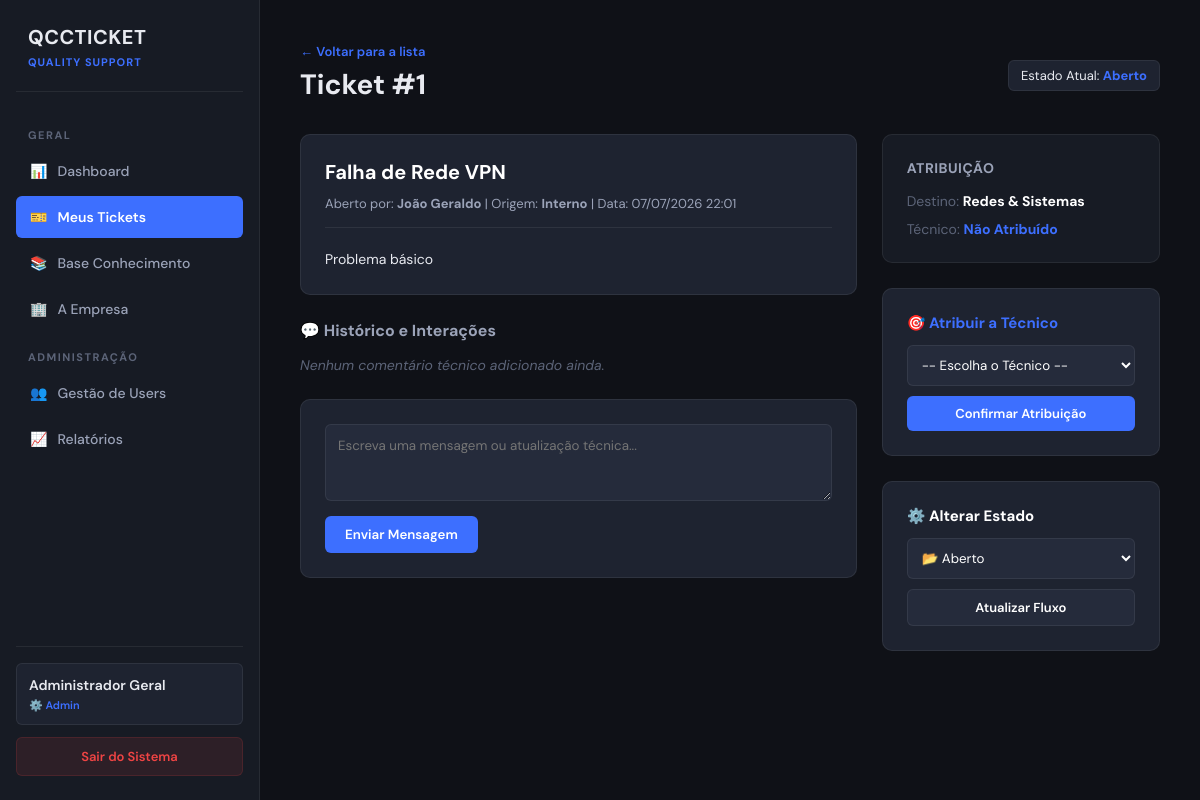
The app's page /ticket_detalhes.php?id=1 (signed in) with its own data.
### tables this page shows
CREATE TABLE `tickets` (
  `id` int(11) NOT NULL,
  `titulo` varchar(150) NOT NULL,
  `descricao` text NOT NULL,
  `prioridade` enum('Alta','Média','Baixa') NOT NULL,
  `estado` enum('Aberto','Em Progresso','Aguardando Utilizador','Reencaminhado','Resolvido','Fechado') DEFAULT 'Aberto',
  `anexo` varchar(255) DEFAULT NULL,
  `id_criador` int(11) NOT NULL,
  `id_operacao` int(11) DEFAULT NULL,
  `id_area_destino` int(11) NOT NULL,
  `id_operacao_origem` int(11) DEFAULT NULL,
  `id_tecnico_atribuido` int(11) DEFAULT NULL,
  `data_criacao` timestamp NOT NULL DEFAULT current_timestamp(),
  `data_limite_sla` datetime NOT NULL,
  `data_resolucao` datetime DEFAULT NULL
);

CREATE TABLE `utilizadores` (
  `id` int(11) NOT NULL,
  `nome` varchar(100) NOT NULL,
  `email` varchar(100) DEFAULT NULL,
  `username` varchar(50) NOT NULL,
  `password_hash` varchar(255) NOT NULL,
  `perfil` enum('Admin','Diretor Geral','Responsavel','Tecnico','Comum','Cliente') NOT NULL,
  `id_area` int(11) DEFAULT NULL,
  `id_operacao` int(11) DEFAULT NULL,
  `estado` enum('Ativo','Inativo') DEFAULT 'Ativo',
  `ultimo_acesso` datetime DEFAULT NULL,
  `data_criacao` timestamp NOT NULL DEFAULT current_timestamp()
);

CREATE TABLE `areas` (
  `id` int(11) NOT NULL,
  `nome` varchar(100) NOT NULL,
  `data_criacao` timestamp NOT NULL DEFAULT current_timestamp()
);

### ticket_detalhes.php (the view, shortened to what this page needs)
<?php
require_once 'conexao.php';
$nome_usuario = $_SESSION['nome'];
$perfil_usuario = $_SESSION['perfil'];
$ticket_id = isset($_GET['id']) ? (int)$_GET['id'] : 0;
$query_ticket = "
    SELECT t.*,
           u.nome AS nome_criador,
           a.nome AS nome_area,
           o.nome AS nome_operacao,
           tec.nome AS nome_tecnico
    FROM tickets t
    LEFT JOIN utilizadores u ON t.id_criador = u.id
    LEFT JOIN areas a ON t.id_area_destino = a.id
    LEFT JOIN operacoes o ON t.id_operacao_origem = o.id
    LEFT JOIN utilizadores tec ON t.id_tecnico_atribuido = tec.id
    WHERE t.id = ?
";
$stmt = $pdo->prepare($query_ticket);
$stmt->execute([$ticket_id]);
$ticket = $stmt->fetch(PDO::FETCH_ASSOC);
$stmt_comentarios = $pdo->prepare("
    SELECT c.*, u.nome AS nome_autor, u.perfil AS perfil_autor
    FROM comentarios c
    JOIN utilizadores u ON c.id_utilizador = u.id
    WHERE c.id_ticket = ?
    ORDER BY c.id ASC
");
$stmt_comentarios->execute([$ticket_id]);
$lista_comentarios = $stmt_comentarios->fetchAll(PDO::FETCH_ASSOC);
?>
<!DOCTYPE html>
<html lang="pt-PT">
<head>
    <link rel="stylesheet" href="style.css">
</head>
<body>
    <div class="app-layout">
        <div id="sidebar">
            <div class="sidebar-brand"><h3>QCCTICKET</h3><span>Quality Support</span></div>
            <div class="nav-section-title">Geral</div>
            <a href="index.php" class="nav-item">📊 <span>Dashboard</span></a>
            <a href="tickets_lista.php" class="nav-item active">🎫 <span>Meus Tickets</span></a>
            <a href="kb_lista.php" class="nav-item">📚 <span>Base Conhecimento</span></a>
            <a href="empresa.php" class="nav-item">🏢 <span>A Empresa</span></a>
            <?php if ($perfil_usuario === 'Admin'): ?>
                <div class="nav-section-title">Administração</div>
                <a href="usuarios_lista.php" class="nav-item">👥 <span>Gestão de Users</span></a>
                <a href="relatorios.php" class="nav-item">📈 <span>Relatórios</span></a>
            <?php endif; ?>
            <div class="sidebar-footer">
                <div class="user-badge">
                    <div style="font-size: 14px; font-weight: 600; overflow: hidden; text-overflow: ellipsis; white-space: nowrap;"><?php echo htmlspecialchars($nome_usuario); ?></div>
                    <div style="font-size: 11px; color: var(--accent); font-weight: 600; margin-top: 4px;">⚙️ <?php echo htmlspecialchars($perfil_usuario); ?></div>
                </div>
                <a href="logout.php" class="btn-danger">Sair do Sistema</a>
            </div>
        </div>
        <div id="main-content">
            <div class="page-header" style="display: flex; justify-content: space-between; align-items: center; margin-bottom: 25px;">
                <div>
                    <a href="tickets_lista.php" style="color: var(--accent); text-decoration: none; font-size: 13px; font-weight: 600;">← Voltar para a lista</a>
                    <h1 style="margin-top: 5px;">Ticket #<?php echo $ticket['id']; ?></h1>
                </div>
                <div>
                    <span style="padding: 6px 12px; background: var(--bg-card); border: 1px solid var(--border); border-radius: var(--radius-sm); font-size: 13px;">
                        Estado Atual: <b style="color: var(--accent);"><?php echo $ticket['estado']; ?></b>
                    </span>
                </div>
            </div>
            <div style="display: grid; grid-template-columns: 2fr 1fr; gap: 25px; align-items: start;">
                <div>
                    <div class="card" style="margin-bottom: 25px;">
                        <h2 style="font-size: 20px; color: #fff; margin-bottom: 10px;"><?php echo htmlspecialchars($ticket['titulo']); ?></h2>
                        <div style="font-size: 13px; color: var(--text-secondary); margin-bottom: 20px; padding-bottom: 15px; border-bottom: 1px solid var(--border);">
                            Aberto por: <b><?php echo htmlspecialchars($ticket['nome_criador']); ?></b> |
                            Origem: <b><?php echo $ticket['nome_operacao'] ? htmlspecialchars($ticket['nome_operacao']) : 'Interno'; ?></b> |
                            Data: <?php echo date('d/m/Y H:i', strtotime($ticket['data_criacao'])); ?>
                        </div>
                        <p style="color: var(--text-primary); font-size: 14px; line-height: 1.6; white-space: pre-line;"><?php echo htmlspecialchars($ticket['descricao']); ?></p>
                    </div>
                    <h3 style="font-size: 16px; margin-bottom: 15px; color: var(--text-secondary);">💬 Histórico e Interações</h3>
                    <div style="display: flex; flex-direction: column; gap: 15px; margin-bottom: 25px;">
                        <?php if (empty($lista_comentarios)): ?>
                            <p style="color: var(--text-muted); font-size: 14px; font-style: italic;">Nenhum comentário técnico adicionado ainda.</p>
                        <?php endif; ?>
                    </div>
                    <div class="card">
                        <form action="ticket_detalhes.php?id=<?php echo $ticket_id; ?>" method="POST">
                            <textarea name="comentario" required placeholder="Escreva uma mensagem ou atualização técnica..." rows="3" style="width:100%; padding: 12px; background: var(--bg-input); border: 1px solid var(--border); color:#fff; border-radius:var(--radius-sm); resize: vertical; margin-bottom: 10px; font-family: inherit;"></textarea>
                            <button type="submit" name="btn_comentar" style="padding: 10px 20px; background: var(--accent); border:none; color:white; border-radius:var(--radius-sm); cursor:pointer; font-weight:600;">Enviar Mensagem</button>
                        </form>
                    </div>
                </div>
                <div style="display: flex; flex-direction: column; gap: 25px;">
                    <div class="card" style="background: var(--bg-sidebar);">
                        <h3 style="font-size: 14px; color: var(--text-secondary); text-transform: uppercase; margin-bottom: 15px; letter-spacing: 0.5px;">Atribuição</h3>
                        <div style="font-size: 14px; margin-bottom: 10px;">
                            <span style="color: var(--text-muted);">Destino:</span> <b style="color: #fff;"><?php echo htmlspecialchars($ticket['nome_area']); ?></b>
                        </div>
                        <div style="font-size: 14px;">
                            <span style="color: var(--text-muted);">Técnico:</span>
                            <b style="color: var(--accent);"><?php echo $ticket['nome_tecnico'] ? htmlspecialchars($ticket['nome_tecnico']) : 'Não Atribuído'; ?></b>
                        </div>
                    </div>
                    <?php if (in_array($perfil_usuario, ['Admin', 'Responsavel'])): ?>
                        <div class="card">
                            <h3 style="font-size: 15px; color: var(--accent); margin-bottom: 12px;">🎯 Atribuir a Técnico</h3>
                            <form action="ticket_detalhes.php?id=<?php echo $ticket_id; ?>" method="POST" style="display: flex; flex-direction: column; gap: 10px;">
                                <select name="id_tecnico" required style="width:100%; padding: 10px; background: var(--bg-input); border: 1px solid var(--border); color:#fff; border-radius:var(--radius-sm);">
                                    <option value="">-- Escolha o Técnico --</option>
                                </select>
                                <button type="submit" name="btn_atribuir" style="padding: 9px; background: var(--accent); border:none; color:white; border-radius:var(--radius-sm); cursor:pointer; font-weight:600; font-size:13px;">Confirmar Atribuição</button>
                            </form>
                        </div>
                    <?php endif; ?>
                    <?php if (in_array($perfil_usuario, ['Admin', 'Responsavel', 'Tecnico'])): ?>
                        <div class="card">
                            <h3 style="font-size: 15px; color: #fff; margin-bottom: 12px;">⚙️ Alterar Estado</h3>
                            <form action="ticket_detalhes.php?id=<?php echo $ticket_id; ?>" method="POST" style="display: flex; flex-direction: column; gap: 10px;">
                                <select name="novo_estado" style="width:100%; padding: 10px; background: var(--bg-input); border: 1px solid var(--border); color:#fff; border-radius:var(--radius-sm);">
                                    <option value="Aberto" <?php echo $ticket['estado'] === 'Aberto' ? 'selected' : ''; ?>>📂 Aberto</option>
                                </select>
                                <button type="submit" name="btn_alterar_estado" style="padding: 9px; background: var(--bg-input); border:1px solid var(--border); color:white; border-radius:var(--radius-sm); cursor:pointer; font-weight:600; font-size:13px;">Atualizar Fluxo</button>
                            </form>
                        </div>
                    <?php endif; ?>
                </div>
            </div>
        </div>
    </div>
</body>
</html>

### style.css (style rules this page uses)
:root { --bg-main: #0f1117; --bg-sidebar: #171b24; --bg-card: #1e2330; --bg-input: #252b3b; --border: rgba(255, 255, 255, 0.07); --border-hover: rgba(255, 255, 255, 0.12); --text-primary: #e8eaf0; --text-secondary: #9ba3b8; --text-muted: #5c6478; --accent: #3d6fff; --accent-hover: #2854cc; --green: #22c55e; --amber: #f59e0b; --red: #ef4444; --radius-lg: 10px; --radius-sm: 6px; --transition: all 0.2s ease-in-out; }
* { box-sizing: border-box; margin: 0; padding: 0; font-family: 'DM Sans', sans-serif; }
body { background-color: var(--bg-main); color: var(--text-primary); min-height: 100vh; display: flex; }
.app-layout { display: flex; width: 100%; min-height: 100vh; }
#sidebar { width: 260px; min-width: 260px; max-width: 260px; background-color: var(--bg-sidebar); border-right: 1px solid var(--border); display: flex; flex-direction: column; padding: 24px 16px; height: 100vh; position: fixed; top: 0; left: 0; z-index: 100; }
.sidebar-brand { padding: 0 12px 20px 12px; border-bottom: 1px solid var(--border); margin-bottom: 20px; }
.sidebar-brand h3 { color: var(--text-primary); font-size: 20px; font-weight: 700; letter-spacing: 0.5px; }
.sidebar-brand span { color: var(--accent); font-size: 11px; text-transform: uppercase; font-weight: 700; letter-spacing: 1px; }
.nav-section-title { font-size: 11px; text-transform: uppercase; color: var(--text-muted); font-weight: 700; letter-spacing: 1.5px; padding: 0 12px; margin: 16px 0 8px 0; }
.nav-item { display: flex; align-items: center; padding: 12px 14px; color: var(--text-secondary); text-decoration: none; font-size: 14px; font-weight: 500; border-radius: var(--radius-sm); margin-bottom: 4px; transition: var(--transition); }
.nav-item span { margin-left: 10px; }
.nav-item.active { background-color: var(--accent); color: #fff; font-weight: 600; }
.sidebar-footer { margin-top: auto; padding-top: 16px; border-top: 1px solid var(--border); }
.user-badge { padding: 12px; background: var(--bg-card); border-radius: var(--radius-sm); margin-bottom: 12px; border: 1px solid var(--border); }
#main-content { flex: 1; margin-left: 260px; padding: 40px; background-color: var(--bg-main); min-height: 100vh; }
.page-header { margin-bottom: 32px; }
.page-header h1 { font-size: 28px; font-weight: 700; margin-bottom: 6px; color: var(--text-primary); }
.card { background-color: var(--bg-card); border: 1px solid var(--border); border-radius: var(--radius-lg); padding: 24px; }
.btn-danger { display: block; width: 100%; text-align: center; background-color: rgba(239, 68, 68, 0.1); color: var(--red); padding: 10px; border-radius: var(--radius-sm); text-decoration: none; font-weight: 600; font-size: 13px; border: 1px solid rgba(239, 68, 68, 0.15); transition: var(--transition); }

### records on screen
tickets: id "1", estado "Aberto", titulo "Falha de Rede VPN", id_criador.nome "João Geraldo", data_criacao "07/07/2026 22:01", descricao "Problema básico", id_area_destino.nome "Redes & Sistemas", novo_estado "📂 Aberto"

### other values on screen
$nome_usuario "Administrador Geral"
$perfil_usuario "Admin"
